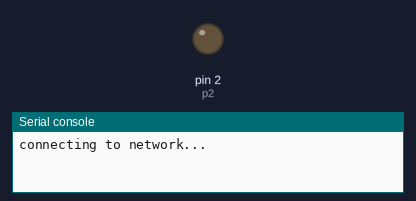
A program run on a simulated MicroPython board. On the bench: output pins drawn as LEDs (lit = HIGH), the last lines printed to the serial console. WiFi joins after 1.5 s.

Above: at 0.1 s.
At 3.1 s:
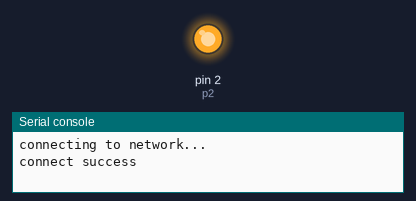
Timing chart, 0 to 4.6 s (numbered marks = the images above):
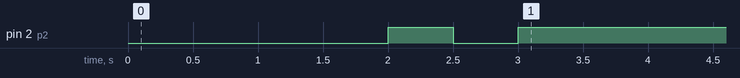

The program:

main.py
```python
from machine import Pin
import network
import socket
import time
def led_state():
		p2 = Pin(2, Pin.OUT)
		p2.value(0)
		time.sleep_ms(500)
		p2.value(1)
		time.sleep_ms(500)
		p2.value(0)
		time.sleep_ms(500)
		p2.value(1)
		time.sleep_ms(500)

def do_connect():
		sta_if = network.WLAN(network.STA_IF)			#设置为客户端
		p2 = Pin(2, Pin.OUT)
		sta_if.active(False)
		if not sta_if.isconnected():
				p2.value(0)
				print('connecting to network...')
				sta_if.active(True)						#使能并连接
				sta_if.connect('<AP_NAME>', '12345678')	#设置目标路由和密码
				while not sta_if.isconnected():			#等待连接成功
						pass
		if sta_if.isconnected():						#连接完成
				print('connect success')
				led_state()
				print('network config:', sta_if.ifconfig())

def do_send(data):
	addr = socket.getaddrinfo('192.168.4.1', 8080)[0][-1]	#设置tcp客户端地址端口
	s = socket.socket()									#创建服务
	s.setsockopt(socket.SOL_SOCKET, socket.SO_REUSEADDR, 1)
	s.connect(addr)										#连接地址
	s.send(data)										#发送数据
	print('client=sendok')
	data = s.recv(4096)									#接收数据数值为最大值
	print('client=recvok')
	print(data)
	s.close()											#关闭服务

do_connect()
i='12'
while True:
	do_send(i)
	time.sleep(1)
	i+='5'
```
